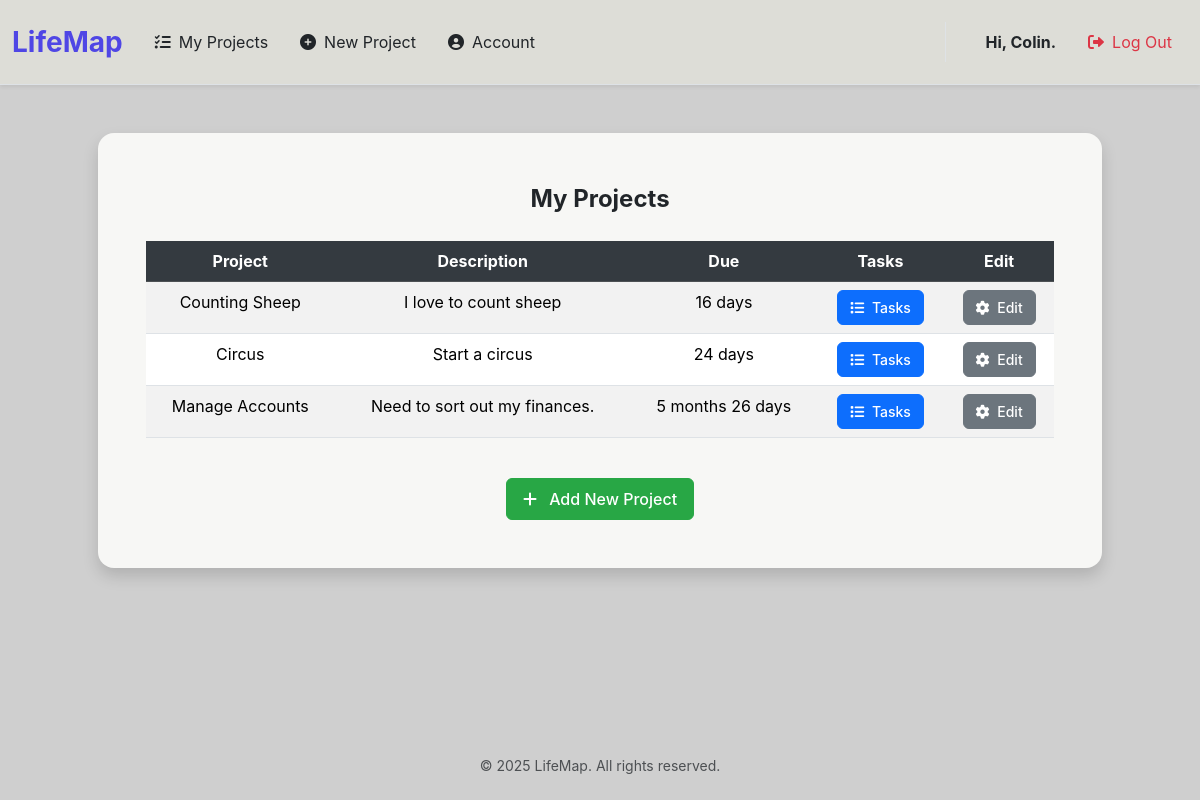
Screenshot of /projects (signed in) with the database file from the repository.
### tables this page shows
CREATE TABLE users (
    user_id INTEGER PRIMARY KEY AUTOINCREMENT,
    username TEXT NOT NULL UNIQUE,
    email TEXT UNIQUE,
    password_hash TEXT NOT NULL
);

CREATE TABLE projects (
    project_id INTEGER PRIMARY KEY AUTOINCREMENT,
    user_id INTEGER NOT NULL,
    name TEXT NOT NULL,
    description TEXT,
    start_date TEXT,
    end_date TEXT,
    FOREIGN KEY (user_id) REFERENCES users (user_id)
);

### app.py (the view)
@app.route("/projects", methods=["GET", "POST"])
@login_required
def projects_list():
    if request.method == "GET":
        conn = get_db()
        cursor = conn.cursor()
        user_id = session["user_id"]
        cursor.execute("""SELECT * FROM projects WHERE user_id = ? ORDER BY end_date ASC""", (user_id,))
        rows = [dict(row) for row in cursor.fetchall()]
        for row in rows:
            row["readable_due_date"] = format_date_difference(row["end_date"])
        return render_template(
            "projects.html",
            projects=rows,
            username=get_username(user_id))
    else:
        return error_page("Request Error, Only GET requests accepted.", 403)

### app.py (called while the page is built)
def get_db():
    if 'lifemap_db' not in g:
        g.lifemap_db = sqlite3.connect("LifeMap.db")
        g.lifemap_db.row_factory = sqlite3.Row
    return g.lifemap_db

def login_required(f):
    @wraps(f)
    def decorated_function(*args, **kwargs):
        if session.get("user_id") is None:
            return redirect("/login")
        return f(*args, **kwargs)
    return decorated_function

def get_username(user_id):
    conn = get_db()
    cursor = conn.cursor()
    cursor.execute("""SELECT username FROM users WHERE user_id = ?""", (user_id,))
    username_row = cursor.fetchone()
    return username_row[0] if username_row else None

def format_date_difference(target_date_str: str) -> str:
    if not target_date_str: return "No due date"
    target_date = date.fromisoformat(target_date_str)
    today = date.today()
    delta = relativedelta(target_date, today)
    if target_date < today: return "Date has passed"
    parts = []
    if delta.years: parts.append(f"{delta.years} year{'s' if delta.years != 1 else ''}")
    if delta.months: parts.append(f"{delta.months} month{'s' if delta.months != 1 else ''}")
    if delta.days: parts.append(f"{delta.days} day{'s' if delta.days != 1 else ''}")
    return " ".join(parts) or "Today"

@app.after_request
def after_request(response):
    response.headers["Cache-Control"] = "no-cache, no-store, must-revalidate"
    response.headers["Expires"] = 0
    response.headers["Pragma"] = "no-cache"
    return response

### templates/projects.html (shortened to what this page needs)
{% extends "layout.html" %}
{% block username %}
    <div class="fs-6 fw-bold">Hi, {{username}}.</div>
{% endblock %}
{% block main %}
    <div class="mb-4 shadow rounded-4 p-5 mx-auto" style="background-color: #f7f7f5 !important; max-width: 90%; width: 100%;">
        <div class="fs-4 fw-bold mb-4 text-center">
            My Projects
        </div>
        <div class="table-responsive">
            <table class="table table-hover table-striped">
                <thead class="table-dark">
                    <tr>
                        <th scope="col">Project</th>
                        <th scope="col">Description</th>
                        <th scope="col">Due</th>
                        <th scope="col">Tasks</th>
                        <th scope="col">Edit</th>
                    </tr>
                </thead>
                <tbody>
                    {% for row in projects %}
                    <tr>
                        <td> {{ row["name"] }} </td>
                        <td> {{ row["description"] }} </td>
                        {% if row["readable_due_date"] in this_week %}
                        <td><b style="color:red;"> {{ row["readable_due_date"]}}</b><td>
                        {% else %}
                        <td> {{ row["readable_due_date"]}}<td>
                        {% endif %}
                            <button class="details-button btn btn-sm btn-primary" data-project-id="{{ row["project_id"] }}">
                                <i class="fa-solid fa-list me-1"></i> Tasks
                            </button>
                        </td>
                        <td>
                            <button class="edit-button btn btn-sm btn-secondary" data-project-id="{{ row["project_id"] }}">
                                <i class="fa-solid fa-gear me-1"></i> Edit
                            </button>
                        </td>
                    </tr>
                    {% endfor %}
                </tbody>
            </table>
        </div>
        <div class="d-flex justify-content-center mt-4">
            <a href="/newProject" class="btn btn-new-project">
                <i class="fa-solid fa-plus me-2"></i> Add New Project
            </a>
        </div>
    </div>
{% endblock %}

### templates/layout.html (style rules this page uses)
body { font-family: 'Inter', sans-serif; background-color: #f8f9fa; display: flex; flex-direction: column; min-height: 100vh; }
#bg { background-color: #cfcfcf }

### templates/projects.html (style rules this page uses)
.btn { border-radius: 0.375rem; font-weight: 500; transition: all 0.2s ease-in-out; padding: 0.375rem 0.75rem; font-size: 0.875rem; }
.btn-primary { background-color: #0d6efd; border-color: #0d6efd; color: white; }
.btn-secondary { background-color: #6c757d; border-color: #6c757d; color: white; }
.table-dark th { background-color: #343a40; color: white; }
.btn-new-project { background-color: #28a745; border-color: #28a745; color: white; padding: 0.5rem 1rem; font-size: 1rem; }

### rows the page displays
users: username "Colin"
projects: name "Counting Sheep", description "I love to count sheep", readable_due_date "16 days"
projects: name "Circus", description "Start a circus", readable_due_date "24 days"
projects: name "Manage Accounts", description "Need to sort out my finances.", readable_due_date "5 months 26 days"
